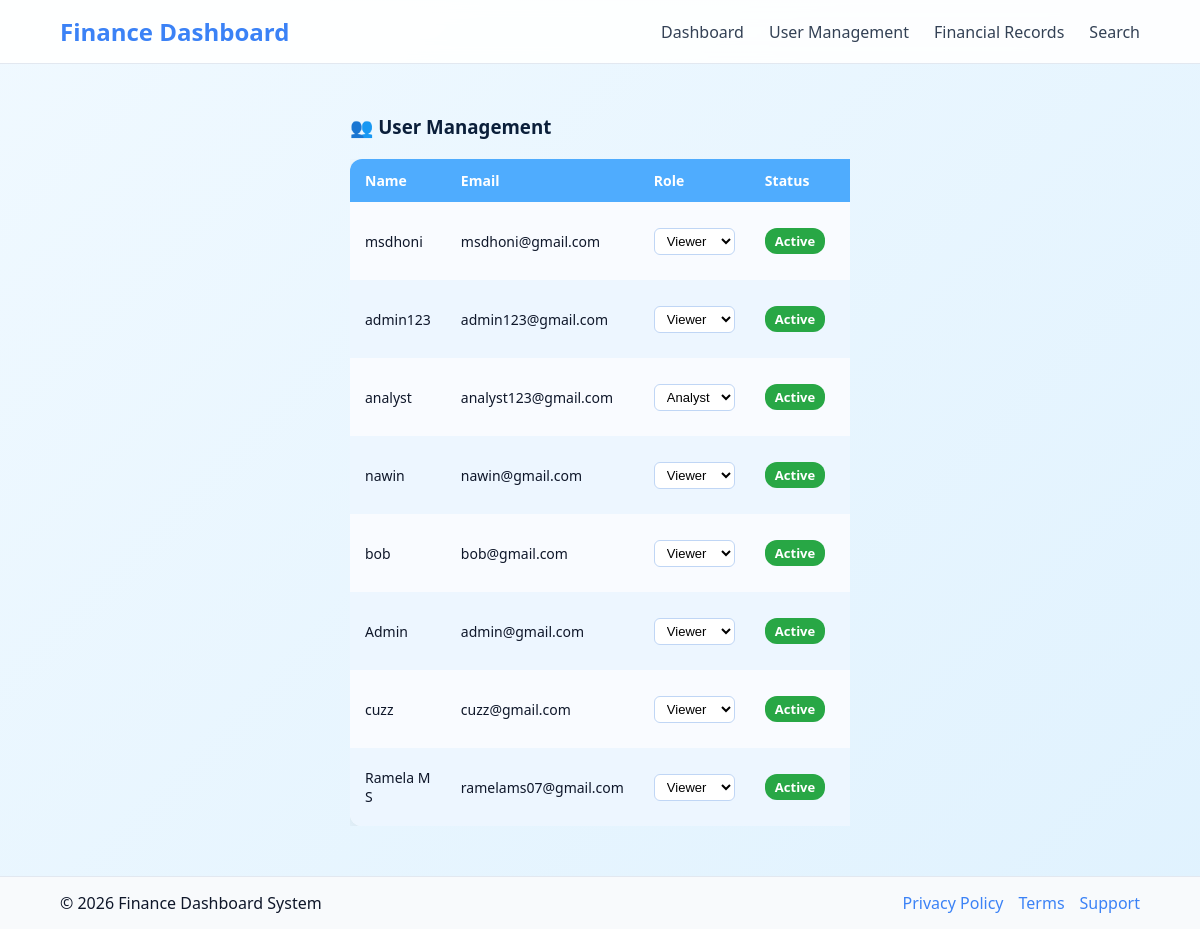
The app's page /admin/users (signed in) with its own data.
### app/models.py (models this page shows, shortened)
class User(db.Model, UserMixin):
    id = db.Column(db.Integer, primary_key=True)
    name = db.Column(db.String(100), nullable=False)
    email = db.Column(db.String(100), unique=True, nullable=False)
    password = db.Column(db.String(200), nullable=False)
    is_active = db.Column(db.Boolean, default=True)
    role_id = db.Column(db.Integer, db.ForeignKey("role.id"))
    role = db.relationship("Role")
    records = db.relationship("Record", back_populates="user", cascade="all, delete-orphan")

### app/routes.py (the view)
            def decorated(*args, **kwargs):
                if "role" not in session:
                    return redirect(url_for("login"))
                if session["role"] not in allowed_roles:
                    flash("Access denied!", "error")
                    return redirect(url_for("home"))
                return func(*args, **kwargs)

### app/templates/admin_users.html (shortened to what this page needs)
{% extends "base.html" %}
{% block content %}
<div class="user-management-container">
    <h3 class="mb-4">👥 User Management</h3>
    <div class="table-wrapper">
        <table class="styled-table">
            <thead>
                <tr>
                    <th>Name</th>
                    <th>Email</th>
                    <th>Role</th>
                    <th>Status</th>
                    <th>Actions</th>
                </tr>
            </thead>
            <tbody>
                {% for user in users %}
                <tr>
                    <td data-label="Name">{{ user.name }}</td>
                    <td data-label="Email">{{ user.email }}</td>
                    <td data-label="Role">
                        <form action="/admin/change_role/{{ user.id }}" method="POST">
                            <select name="role" class="role-select" onchange="this.form.submit()">
                                <option value="viewer" {% if user.role.name == "viewer" %}selected{% endif %}>Viewer</option>
                                <option value="analyst" {% if user.role.name == "analyst" %}selected{% endif %}>Analyst</option>
                            </select>
                        </form>
                    </td>
                    <td data-label="Status">
                        {% if user.is_active %}
                            <span class="status active">Active</span>
                        {% else %}
                            <span class="status inactive">Inactive</span>
                        {% endif %}
                    </td>
                    <td data-label="Actions">
                    </td>
                </tr>
                {% endfor %}
            </tbody>
        </table>
    </div>
</div>
{% endblock %}

### app/templates/base.html (style rules this page uses)
* { margin: 0; padding: 0; box-sizing: border-box; }
html, body { height: 100%; width: 100%; overflow-x: hidden; font-family: 'Segoe UI', sans-serif; background: linear-gradient(135deg, #F0F9FF, #E0F2FE); color: #0F172A; }
body { display: flex; flex-direction: column; min-height: 100vh; }

### app/templates/admin_users.html (style rules this page uses)
.user-management-container { max-width: 1000px; margin: 30px auto; font-family: 'Segoe UI', Tahoma, Geneva, Verdana, sans-serif; }
h3 { font-weight: 700; color: #0b1f3a; text-align: left; margin-bottom: 20px; }
.table-wrapper { overflow-x: auto; }
.styled-table { width: 100%; border-collapse: collapse; border-radius: 12px; overflow: hidden; box-shadow: 0 6px 20px rgba(0,0,0,0.08); background: #f9fbff; }
.styled-table th, .styled-table td { padding: 12px 15px; text-align: left; font-size: 14px; }
.styled-table th { background: #4facfe; color: white; font-weight: 600; }
.styled-table tbody tr:nth-child(even) { background: #edf6ff; }
.role-select { padding: 4px 8px; border-radius: 6px; border: 1px solid #c0d6f5; background: #ffffff; cursor: pointer; font-size: 13px; width: auto; }
.status { padding: 4px 10px; border-radius: 12px; font-weight: 600; font-size: 13px; color: white; display: inline-block; }
.status.active { background: #28a745; }

### records on screen
User: name "msdhoni", email "msdhoni@gmail.com", is_active "Active"
User: name "admin123", email "admin123@gmail.com", is_active "Active"
User: name "analyst", email "analyst123@gmail.com", is_active "Active"
User: name "nawin", email "nawin@gmail.com", is_active "Active"
User: name "bob", email "bob@gmail.com", is_active "Active"
User: name "Admin", email "admin@gmail.com", is_active "Active"
User: name "cuzz", email "cuzz@gmail.com", is_active "Active"
User: name "Ramela M S", email "ramelams07@gmail.com", is_active "Active"
